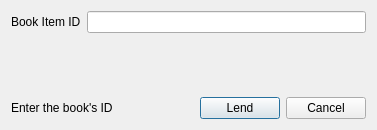
<?xml version="1.0" encoding="UTF-8"?>
<ui version="4.0">
 <class>LendDialog</class>
 <widget class="QDialog" name="LendDialog">
  <property name="geometry">
   <rect>
    <x>0</x>
    <y>0</y>
    <width>377</width>
    <height>130</height>
   </rect>
  </property>
  <property name="windowTitle">
   <string>Dialog</string>
  </property>
  <layout class="QVBoxLayout" name="verticalLayout">
   <item>
    <layout class="QHBoxLayout" name="horizontalLayout_2">
     <item>
      <widget class="QLabel" name="label">
       <property name="text">
        <string>Book Item ID</string>
       </property>
      </widget>
     </item>
     <item>
      <widget class="QLineEdit" name="isbn_line_edit"/>
     </item>
    </layout>
   </item>
   <item>
    <spacer name="verticalSpacer">
     <property name="orientation">
      <enum>Qt::Vertical</enum>
     </property>
     <property name="sizeHint" stdset="0">
      <size>
       <width>20</width>
       <height>220</height>
      </size>
     </property>
    </spacer>
   </item>
   <item>
    <layout class="QHBoxLayout" name="horizontalLayout">
     <item>
      <widget class="QLabel" name="msg_label">
       <property name="text">
        <string>Enter the book's ID</string>
       </property>
      </widget>
     </item>
     <item>
      <spacer name="horizontalSpacer">
       <property name="orientation">
        <enum>Qt::Horizontal</enum>
       </property>
       <property name="sizeHint" stdset="0">
        <size>
         <width>40</width>
         <height>20</height>
        </size>
       </property>
      </spacer>
     </item>
     <item alignment="Qt::AlignRight">
      <widget class="QPushButton" name="pushButton">
       <property name="sizePolicy">
        <sizepolicy hsizetype="Fixed" vsizetype="Fixed">
         <horstretch>0</horstretch>
         <verstretch>0</verstretch>
        </sizepolicy>
       </property>
       <property name="text">
        <string>Lend</string>
       </property>
      </widget>
     </item>
     <item alignment="Qt::AlignRight">
      <widget class="QPushButton" name="pushButton_2">
       <property name="sizePolicy">
        <sizepolicy hsizetype="Fixed" vsizetype="Fixed">
         <horstretch>0</horstretch>
         <verstretch>0</verstretch>
        </sizepolicy>
       </property>
       <property name="text">
        <string>Cancel</string>
       </property>
      </widget>
     </item>
    </layout>
   </item>
  </layout>
 </widget>
 <resources/>
 <connections/>
</ui>
